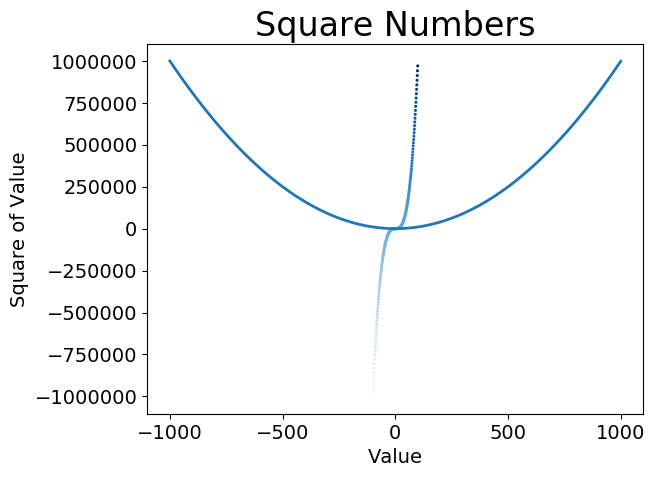

The Python source for this figure:
from matplotlib import pyplot


# matplotlib 网站http://matplotlib.org/


# pyplot.plot
x_values = list(range(-1000, 1000))
y_values = [x**2 for x in x_values]
pyplot.plot(x_values, y_values, linewidth=2)

# 设置图表标题， 并给坐标轴加上标签
pyplot.title("Square Numbers", fontsize=24)
pyplot.xlabel("Value", fontsize=14)
pyplot.ylabel("Square of Value", fontsize=14)

# 设置刻度标记的大小
pyplot.tick_params(axis="both", labelsize=14)


# pyplot.scatter 画点
x_values = list(range(-100, 100))
y_values = [x**3 for x in x_values]

# 颜色映射，渐变效果
pyplot.scatter(x_values, y_values, c=y_values, cmap=pyplot.cm.Blues, edgecolors="none", s=5)

# 更多访问http://matplotlib.org/, 单击Examples, 向下滚动到Color Examples, 再单击colormaps_reference


pyplot.savefig("matplotlib_example.png", bbox_inches="tight")
pyplot.show()


